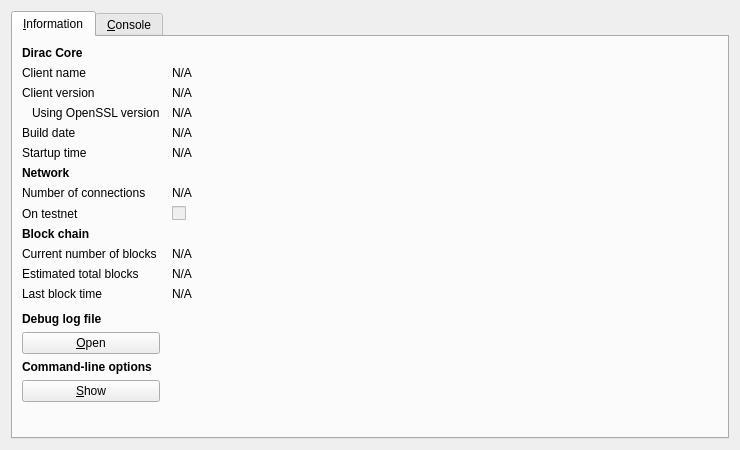
<?xml version="1.0" encoding="UTF-8"?>
<ui version="4.0">
 <class>RPCConsole</class>
 <widget class="QDialog" name="RPCConsole">
  <property name="geometry">
   <rect>
    <x>0</x>
    <y>0</y>
    <width>740</width>
    <height>450</height>
   </rect>
  </property>
  <property name="windowTitle">
   <string>Dirac - Debug window</string>
  </property>
  <layout class="QVBoxLayout" name="verticalLayout_2">
   <item>
    <widget class="QTabWidget" name="tabWidget">
     <property name="currentIndex">
      <number>0</number>
     </property>
     <widget class="QWidget" name="tab_info">
      <attribute name="title">
       <string>&amp;Information</string>
      </attribute>
      <layout class="QGridLayout" name="gridLayout" columnstretch="0,1">
       <property name="horizontalSpacing">
        <number>12</number>
       </property>
       <item row="0" column="0">
        <widget class="QLabel" name="label_9">
         <property name="font">
          <font>
           <weight>75</weight>
           <bold>true</bold>
          </font>
         </property>
         <property name="text">
          <string>Dirac Core</string>
         </property>
        </widget>
       </item>
       <item row="1" column="0">
        <widget class="QLabel" name="label_5">
         <property name="text">
          <string>Client name</string>
         </property>
        </widget>
       </item>
       <item row="1" column="1">
        <widget class="QLabel" name="clientName">
         <property name="cursor">
          <cursorShape>IBeamCursor</cursorShape>
         </property>
         <property name="text">
          <string>N/A</string>
         </property>
         <property name="textFormat">
          <enum>Qt::PlainText</enum>
         </property>
         <property name="textInteractionFlags">
          <set>Qt::LinksAccessibleByMouse|Qt::TextSelectableByKeyboard|Qt::TextSelectableByMouse</set>
         </property>
        </widget>
       </item>
       <item row="2" column="0">
        <widget class="QLabel" name="label_6">
         <property name="text">
          <string>Client version</string>
         </property>
        </widget>
       </item>
       <item row="2" column="1">
        <widget class="QLabel" name="clientVersion">
         <property name="cursor">
          <cursorShape>IBeamCursor</cursorShape>
         </property>
         <property name="text">
          <string>N/A</string>
         </property>
         <property name="textFormat">
          <enum>Qt::PlainText</enum>
         </property>
         <property name="textInteractionFlags">
          <set>Qt::LinksAccessibleByMouse|Qt::TextSelectableByKeyboard|Qt::TextSelectableByMouse</set>
         </property>
        </widget>
       </item>
       <item row="3" column="0">
        <widget class="QLabel" name="label_14">
         <property name="text">
          <string>Using OpenSSL version</string>
         </property>
         <property name="indent">
          <number>10</number>
         </property>
        </widget>
       </item>
       <item row="3" column="1">
        <widget class="QLabel" name="openSSLVersion">
         <property name="cursor">
          <cursorShape>IBeamCursor</cursorShape>
         </property>
         <property name="text">
          <string>N/A</string>
         </property>
         <property name="textFormat">
          <enum>Qt::PlainText</enum>
         </property>
         <property name="textInteractionFlags">
          <set>Qt::LinksAccessibleByMouse|Qt::TextSelectableByKeyboard|Qt::TextSelectableByMouse</set>
         </property>
        </widget>
       </item>
       <item row="4" column="0">
        <widget class="QLabel" name="label_12">
         <property name="text">
          <string>Build date</string>
         </property>
        </widget>
       </item>
       <item row="4" column="1">
        <widget class="QLabel" name="buildDate">
         <property name="cursor">
          <cursorShape>IBeamCursor</cursorShape>
         </property>
         <property name="text">
          <string>N/A</string>
         </property>
         <property name="textFormat">
          <enum>Qt::PlainText</enum>
         </property>
         <property name="textInteractionFlags">
          <set>Qt::LinksAccessibleByMouse|Qt::TextSelectableByKeyboard|Qt::TextSelectableByMouse</set>
         </property>
        </widget>
       </item>
       <item row="5" column="0">
        <widget class="QLabel" name="label_13">
         <property name="text">
          <string>Startup time</string>
         </property>
        </widget>
       </item>
       <item row="5" column="1">
        <widget class="QLabel" name="startupTime">
         <property name="cursor">
          <cursorShape>IBeamCursor</cursorShape>
         </property>
         <property name="text">
          <string>N/A</string>
         </property>
         <property name="textFormat">
          <enum>Qt::PlainText</enum>
         </property>
         <property name="textInteractionFlags">
          <set>Qt::LinksAccessibleByMouse|Qt::TextSelectableByKeyboard|Qt::TextSelectableByMouse</set>
         </property>
        </widget>
       </item>
       <item row="6" column="0">
        <widget class="QLabel" name="label_11">
         <property name="font">
          <font>
           <weight>75</weight>
           <bold>true</bold>
          </font>
         </property>
         <property name="text">
          <string>Network</string>
         </property>
        </widget>
       </item>
       <item row="7" column="0">
        <widget class="QLabel" name="label_7">
         <property name="text">
          <string>Number of connections</string>
         </property>
        </widget>
       </item>
       <item row="7" column="1">
        <widget class="QLabel" name="numberOfConnections">
         <property name="cursor">
          <cursorShape>IBeamCursor</cursorShape>
         </property>
         <property name="text">
          <string>N/A</string>
         </property>
         <property name="textFormat">
          <enum>Qt::PlainText</enum>
         </property>
         <property name="textInteractionFlags">
          <set>Qt::LinksAccessibleByMouse|Qt::TextSelectableByKeyboard|Qt::TextSelectableByMouse</set>
         </property>
        </widget>
       </item>
       <item row="8" column="0">
        <widget class="QLabel" name="label_8">
         <property name="text">
          <string>On testnet</string>
         </property>
        </widget>
       </item>
       <item row="8" column="1">
        <widget class="QCheckBox" name="isTestNet">
         <property name="enabled">
          <bool>false</bool>
         </property>
         <property name="text">
          <string/>
         </property>
        </widget>
       </item>
       <item row="9" column="0">
        <widget class="QLabel" name="label_10">
         <property name="font">
          <font>
           <weight>75</weight>
           <bold>true</bold>
          </font>
         </property>
         <property name="text">
          <string>Block chain</string>
         </property>
        </widget>
       </item>
       <item row="10" column="0">
        <widget class="QLabel" name="label_3">
         <property name="text">
          <string>Current number of blocks</string>
         </property>
        </widget>
       </item>
       <item row="10" column="1">
        <widget class="QLabel" name="numberOfBlocks">
         <property name="cursor">
          <cursorShape>IBeamCursor</cursorShape>
         </property>
         <property name="text">
          <string>N/A</string>
         </property>
         <property name="textFormat">
          <enum>Qt::PlainText</enum>
         </property>
         <property name="textInteractionFlags">
          <set>Qt::LinksAccessibleByMouse|Qt::TextSelectableByKeyboard|Qt::TextSelectableByMouse</set>
         </property>
        </widget>
       </item>
       <item row="11" column="0">
        <widget class="QLabel" name="label_4">
         <property name="text">
          <string>Estimated total blocks</string>
         </property>
        </widget>
       </item>
       <item row="11" column="1">
        <widget class="QLabel" name="totalBlocks">
         <property name="cursor">
          <cursorShape>IBeamCursor</cursorShape>
         </property>
         <property name="text">
          <string>N/A</string>
         </property>
         <property name="textFormat">
          <enum>Qt::PlainText</enum>
         </property>
         <property name="textInteractionFlags">
          <set>Qt::LinksAccessibleByMouse|Qt::TextSelectableByKeyboard|Qt::TextSelectableByMouse</set>
         </property>
        </widget>
       </item>
       <item row="12" column="0">
        <widget class="QLabel" name="label_2">
         <property name="text">
          <string>Last block time</string>
         </property>
        </widget>
       </item>
       <item row="12" column="1">
        <widget class="QLabel" name="lastBlockTime">
         <property name="cursor">
          <cursorShape>IBeamCursor</cursorShape>
         </property>
         <property name="text">
          <string>N/A</string>
         </property>
         <property name="textFormat">
          <enum>Qt::PlainText</enum>
         </property>
         <property name="textInteractionFlags">
          <set>Qt::LinksAccessibleByMouse|Qt::TextSelectableByKeyboard|Qt::TextSelectableByMouse</set>
         </property>
        </widget>
       </item>
       <item row="13" column="0">
        <spacer name="verticalSpacer_2">
         <property name="orientation">
          <enum>Qt::Vertical</enum>
         </property>
         <property name="sizeHint" stdset="0">
          <size>
           <width>20</width>
           <height>20</height>
          </size>
         </property>
        </spacer>
       </item>
       <item row="14" column="0">
        <widget class="QLabel" name="labelDebugLogfile">
         <property name="font">
          <font>
           <weight>75</weight>
           <bold>true</bold>
          </font>
         </property>
         <property name="text">
          <string>Debug log file</string>
         </property>
        </widget>
       </item>
       <item row="15" column="0">
        <widget class="QPushButton" name="openDebugLogfileButton">
         <property name="toolTip">
          <string>Open the Dirac debug log file from the current data directory. This can take a few seconds for large log files.</string>
         </property>
         <property name="text">
          <string>&amp;Open</string>
         </property>
         <property name="autoDefault">
          <bool>false</bool>
         </property>
        </widget>
       </item>
       <item row="16" column="0">
        <widget class="QLabel" name="labelCLOptions">
         <property name="font">
          <font>
           <weight>75</weight>
           <bold>true</bold>
          </font>
         </property>
         <property name="text">
          <string>Command-line options</string>
         </property>
        </widget>
       </item>
       <item row="17" column="0">
        <widget class="QPushButton" name="showCLOptionsButton">
         <property name="toolTip">
          <string>Show the Dirac-Qt help message to get a list with possible Bitcoin command-line options.</string>
         </property>
         <property name="text">
          <string>&amp;Show</string>
         </property>
         <property name="autoDefault">
          <bool>false</bool>
         </property>
        </widget>
       </item>
       <item row="18" column="0">
        <spacer name="verticalSpacer">
         <property name="orientation">
          <enum>Qt::Vertical</enum>
         </property>
         <property name="sizeHint" stdset="0">
          <size>
           <width>20</width>
           <height>40</height>
          </size>
         </property>
        </spacer>
       </item>
      </layout>
     </widget>
     <widget class="QWidget" name="tab_console">
      <attribute name="title">
       <string>&amp;Console</string>
      </attribute>
      <layout class="QVBoxLayout" name="verticalLayout_3">
       <property name="spacing">
        <number>3</number>
       </property>
       <item>
        <widget class="QTextEdit" name="messagesWidget">
         <property name="minimumSize">
          <size>
           <width>0</width>
           <height>100</height>
          </size>
         </property>
         <property name="readOnly">
          <bool>true</bool>
         </property>
         <property name="tabKeyNavigation" stdset="0">
          <bool>false</bool>
         </property>
         <property name="columnCount" stdset="0">
          <number>2</number>
         </property>
        </widget>
       </item>
       <item>
        <layout class="QHBoxLayout" name="horizontalLayout">
         <property name="spacing">
          <number>3</number>
         </property>
         <item>
          <widget class="QLabel" name="label">
           <property name="text">
            <string notr="true">&gt;</string>
           </property>
          </widget>
         </item>
         <item>
          <widget class="QLineEdit" name="lineEdit"/>
         </item>
         <item>
          <widget class="QPushButton" name="clearButton">
           <property name="maximumSize">
            <size>
             <width>24</width>
             <height>24</height>
            </size>
           </property>
           <property name="toolTip">
            <string>Clear console</string>
           </property>
           <property name="text">
            <string/>
           </property>
           <property name="icon">
            <iconset resource="../bitcoin.qrc">
             <normaloff>:/icons/remove</normaloff>:/icons/remove</iconset>
           </property>
           <property name="shortcut">
            <string notr="true">Ctrl+L</string>
           </property>
           <property name="autoDefault">
            <bool>false</bool>
           </property>
          </widget>
         </item>
        </layout>
       </item>
      </layout>
     </widget>
    </widget>
   </item>
  </layout>
 </widget>
 <resources>
  <include location="../bitcoin.qrc"/>
 </resources>
 <connections/>
</ui>
